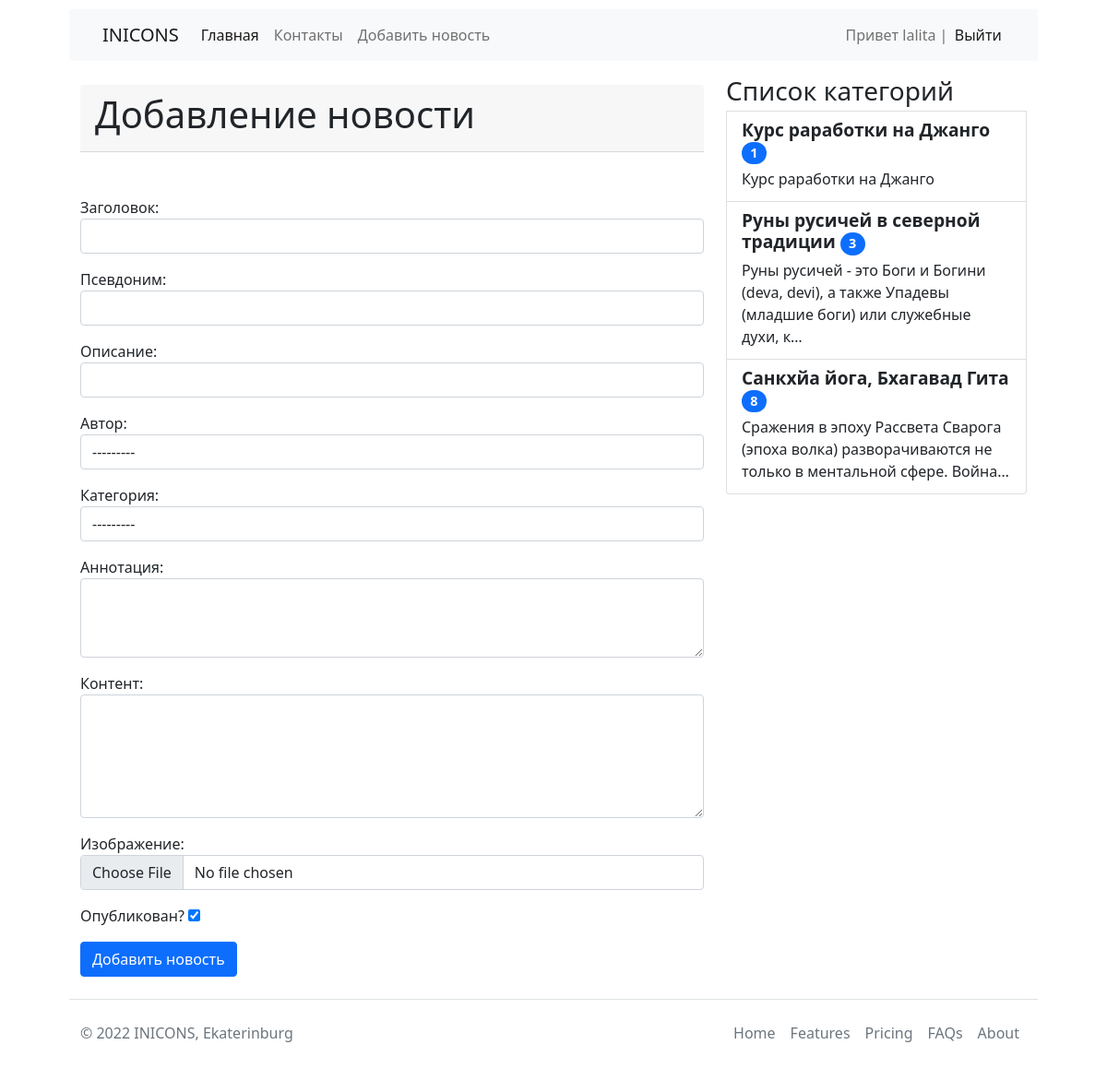
/post/add-post/ (signed in), run on the app's committed database.
### mysite/models.py (models this page shows)
class Category(models.Model):
    title = models.CharField(max_length=255, db_index=True, verbose_name='Название')
    title_menu = models.CharField(max_length=255, verbose_name='Название в меню')
    slug = models.SlugField(max_length=255, verbose_name='Псевдоним', unique=True)
    description = models.TextField(blank=True, verbose_name='Описание')
    content = models.TextField(blank=True, verbose_name='Контент')
    parent_id = models.IntegerField(default=0, verbose_name='Родительская категория')
    published = models.IntegerField(default=1, verbose_name='Опубликован')
    photo = models.ImageField(upload_to='photos/%Y/%m/%d/', blank=True, verbose_name='Изображение!!')
    visible = models.IntegerField(default=1, verbose_name='Видимость')
    def __str__(self):
        return self.title
    def get_absolute_url(self):
        return reverse('category', kwargs={"slug": self.slug})  # маршрут/словарь - функция reverse работает в пайтон файлах
    class Meta:
        verbose_name = 'Категория(ю)'
        verbose_name_plural = 'Категории'
        ordering = ['title']

### mysite/views.py (the view)
# urls.py: path('post/add-post/', CreatePost.as_view(), name='add_post'), # добавление статьи
class CreatePost(LoginRequiredMixin, CreateView):
    form_class = PostForm                   # связываем класс с формой
    template_name = 'mysite/add_post.html'

### mysite/forms.py (shortened to what this page needs)
class PostForm(forms.ModelForm):
    class Meta:
        model = Post
        fields = ['title', 'slug', 'description', 'author', 'category', 'intro_text', 'full_text', 'photo', 'is_published' ]
        widgets = {
            'title': forms.TextInput(attrs={'class': 'form-control'}),
            'slug': forms.TextInput(attrs={'class': 'form-control'}),
            'description': forms.TextInput(attrs={'class': 'form-control'}),
            'author': forms.Select(attrs={'class': 'form-control'}),
            'intro_text': forms.Textarea(attrs={'class': 'form-control', 'rows': 3}),
            'full_text': forms.Textarea(attrs={'class': 'form-control', 'rows': 5}),
            'category': forms.Select(attrs={'class': 'form-control'}),
            'photo': forms.FileInput(attrs={'class': 'form-control'}),
        }

### mysite/models.py (called while the page is built)
    def __str__(self):
        return self.name

### mysite/templatetags/list_category.py (called while the page is built)
@register.inclusion_tag('mysite/list_categories.html')
def show_categories():
    categories = Category.objects.annotate(cnt=Count('post', filter=F('post__is_published'))).filter(cnt__gt=0)
    return {"categories": categories}

### mysite/templates/mysite/add_post.html (shortened to what this page needs)
{% extends 'base.html' %}
{% block content %}
 <div class="col-md-8">
     <div class="card-header mb-5">
         <h1>Добавление новости</h1>
     </div>
<form action="{% url 'add_post' %}" method="post" enctype="multipart/form-data">
         {{ form.as_p }}
    <button type="submit" class="btn btn-primary">Добавить новость</button>
</form>
  </div>
{% endblock %}
{% block sidebar %}
{% include 'particls/sidebar.html' %}
{% endblock %}

### templates/base.html (shortened to what this page needs)
<!doctype html>
{% load static %}
{% load cache %}
<html lang="en">
<head>
    <link href="{% static 'bootstrap/css/bootstrap.min.css' %}" rel="stylesheet">
    <link href="{% static 'css/user.css' %}" rel="stylesheet">
</head>
<body>
<div class="container">
    <div class="row">
{% include 'particls/header.html' %}
          {% block content %}CONTENT{% endblock %}
         {% cache 6 sidebar %}
        {% block sidebar %}{% endblock %}
        {% endcache %}
{% include 'particls/footer.html' %}
</div>
</div>
</body>
</html>

### templates/particls/header.html (shortened to what this page needs)
  <nav class="navbar navbar-expand-lg navbar-light bg-light mb-3">
  <div class="container-fluid">
    <a class="navbar-brand" href="{% url 'home' %}">INICONS</a>
    <div class="collapse navbar-collapse" id="navbarSupportedContent">
      <ul class="navbar-nav me-auto mb-2 mb-lg-0">
        <li class="nav-item"><a class="nav-link active" aria-current="page" href="{% url 'home' %}">Главная</a></li>
        <li class="nav-item"><a class="nav-link" href="{% url 'contact' %}">Контакты</a></li>
        {% if request.user.is_authenticated %}
                <li class="nav-item"><a class="nav-link" href="{% url 'add_post' %}">Добавить новость</a></li>
        {% endif %}
      </ul>
      <span class="navbar-text">
          {% if request.user.is_authenticated %}
              Привет {{ user.username }} | <a class="nav-link-text" href="{% url 'logout' %}">Выйти</a>
          {% else %}
              <a class="nav-link-text" href="{% url 'register' %}">Регистрация</a> | <a class="nav-link-text" href="{% url 'login' %}">Авторизация</a>
        {% endif %}
    </span>
    </div>
  </div>
</nav>

### templates/particls/sidebar.html
{% load list_category %}
{% show_categories %}

### mysite/templates/mysite/list_categories.html (shortened to what this page needs)
 <div class="col-md-4">
       <div class="list-group">
       <h3 class="mb-1">Список категорий</h3>
        {% for item in categories %}
       {% if item.visible %}
           <a href="{{ item.get_absolute_url }}" class="list-group-item list-group-item-action" aria-current="true">
           <div class="d-flex w-100 justify-content-between">
               <h6 class="mb-1">{{ item.title }} <span class="badge bg-primary rounded-pill">{{ item.cnt }}</span></h6>
           </div>
                 <p class="mb-1">{{ item.description|truncatechars_html:100 }}</p>
                 </a>
            {% endif %}
              {% endfor %}
   </div>
    </div>

### templates/particls/footer.html
 <footer class="d-flex flex-wrap justify-content-between align-items-center py-3 my-4 border-top">
    <p class="col-md-4 mb-0 text-muted">&copy; 2022 INICONS, Ekaterinburg</p>
    <a href="/" class="col-md-4 d-flex align-items-center justify-content-center mb-3 mb-md-0 me-md-auto link-dark text-decoration-none">
      <svg class="bi me-2" width="40" height="32"><use xlink:href="#bootstrap"/></svg>
    </a>
    <ul class="nav col-md-4 justify-content-end">
      <li class="nav-item"><a href="#" class="nav-link px-2 text-muted">Home</a></li>
      <li class="nav-item"><a href="#" class="nav-link px-2 text-muted">Features</a></li>
      <li class="nav-item"><a href="#" class="nav-link px-2 text-muted">Pricing</a></li>
      <li class="nav-item"><a href="#" class="nav-link px-2 text-muted">FAQs</a></li>
      <li class="nav-item"><a href="#" class="nav-link px-2 text-muted">About</a></li>
    </ul>
  </footer>

### templates/particls/scripts.html (shortened to what this page needs)
{% load static %}

### main_project/static/css/user.css (style rules this page uses)
.col-md-8 { float: left; margin-top: 10px; }
.col-md-4 { float: left; }
.list-group .d-flex h6 { font-size:1.2rem; font-weight: 600; }
.navbar-text .nav-link-text { padding: .5rem 1rem; color: #0d6efd; transition: color .15s ease-in-out,background-color .15s ease-in-out,border-color .15s ease-in-out; }
.collapse .navbar-text a.nav-link-text { text-decoration: none; list-style: none; padding: .5rem 0.2rem; }

### templates/base.html (style rules this page uses)
.container { width: 1050px; margin:10px auto; }

### data on the page
Category: title "Курс раработки на Джанго", cnt "1", description "Курс раработки на Джанго"
Category: title "Санкхйа йога, Бхагавад Гита", cnt "8", description "Сражения в эпоху Рассвета Сварога (эпоха волка) разворачиваются не только в ментальной сфере. Война…"
Category: title "Руны русичей в северной традиции", cnt "3", description "Руны русичей - это Боги и Богини (deva, devi), а также Упадевы (младшие боги) или служебные духи, к…"

### other printed values
{{ user.username }} "lalita"
